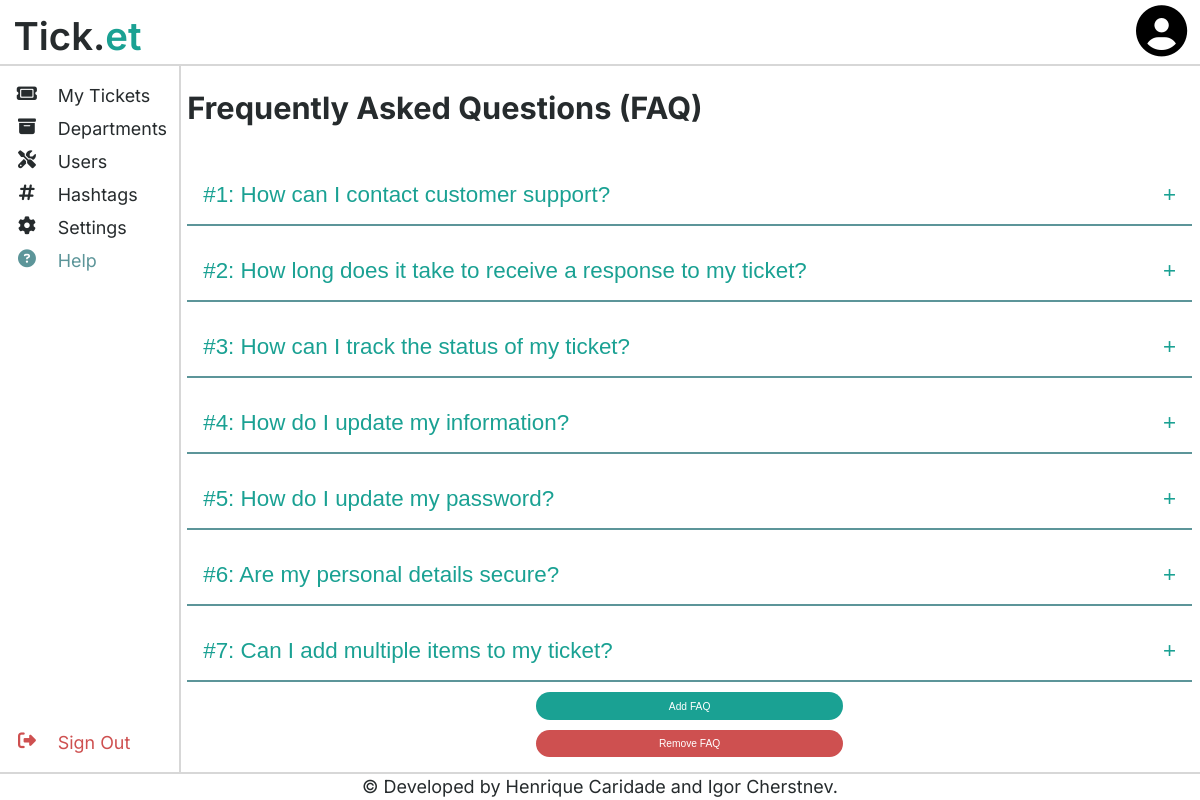
/index.php?page=help (signed in), run on the app's committed database.
### tables this page shows
CREATE TABLE FAQ (
    id INTEGER PRIMARY KEY AUTOINCREMENT NOT NULL,
    question STRING NOT NULL,
    answer STRING NOT NULL
);

### index.php (called while the page is built, shortened)
<?php
    include_once('./classes/session.php');
    $session = Session::getSession();
    if (isset($_GET['page'])) {
        switch ($_GET['page']) {
            case 'help': include_once("./pages/help.php"); break;
        }
    } else {
        if ($session->isLoggedIn()) die(header('Location: ./index.php?page=dashboard'));
        else die(header('Location: ./index.php?page=login'));
    }
    drawPage($_GET);
?>

### classes/faq.php (called while the page is built, shortened)
<?php
    class FAQ {
        private function __construct(int $id, string $question, string $answer) {
            $this->id = $id;
            $this->question = $question;
        }
        private static function fromArray(array $comment) : FAQ {
            return new FAQ((int) $comment['id'], $comment['question'], $comment['answer']);
        }
        public static function getAll(PDO $db) : array {
            $stmt = $db->prepare('SELECT * FROM FAQ');
            $stmt->execute();
            $faqs = $stmt->fetchAll();
            $faqArray = array();
            foreach ($faqs as $faq) {
                $faqArray[] = FAQ::fromArray($faq);
            }
            return $faqArray;
        }
    }
?>

### classes/session.php (called while the page is built, shortened)
<?php
    class Session {
        public function getMyRights(string $rights){
            return Session::getRights($_SESSION[Session::USERTYPE], $rights);
        }
        public static function getRights(string $userType, string $rights) {
            if($rights === User::USERTYPE_AGENT){
                return $userType === User::USERTYPE_AGENT or $userType === User::USERTYPE_ADMIN;
            }
            if($rights === User::USERTYPE_ADMIN){
                return $userType === User::USERTYPE_ADMIN;
            }
        }
    }
?>

### templates/faq.php (the view, shortened to what this page needs)
<?php
    require_once(dirname(__DIR__) . "/classes/faq.php");
    function drawFAQ(FAQ $faq) {
?>
<div id="<?=$faq->id?>" class="faq-item faq-collapsed">
    <button class="faq-question">
        #<?=$faq->id?>:
        <?=htmlentities($faq->question)?>
    </button>
</div>
<?php
    }
    ?>

### pages/help.php (shortened to what this page needs)
<?php
    require_once(dirname(__DIR__) . "/templates/header.php");
    require_once(dirname(__DIR__) . "/templates/footer.php");
    require_once(dirname(__DIR__) . "/templates/sidebar.php");
    require_once(dirname(__DIR__) . "/templates/faq.php");
    require_once(dirname(__DIR__) . "/templates/toast.php");
    require_once(dirname(__DIR__) . "/classes/session.php");
    require_once(dirname(__DIR__) . "/classes/faq.php");
    $session = Session::getSession();
    function drawPage(array $getArray) {
        global $session;
        $db = getDatabaseConnection();
        $faqs = FAQ::getAll($db);
?>
<main class="main-sidebar">
    <div id="faq" class="page center-toast">
        <h1 id="faq-title" class="title">Frequently Asked Questions (FAQ)</h1>
        <?php
            foreach ($faqs as $faq) drawFAQ($faq);
            if ($session->getMyRights(User::USERTYPE_ADMIN)) { ?>
                <div class="big-button"><button id="faq-add-button">Add FAQ</button></div>
                <div class="big-button"><button id="faq-remove-button" class="red">Remove FAQ</button></div>
        <?php }
        ?>
    </div>
</main>
<?php
    }
?>

### css/include.css (style rules this page uses)
:root { --primary-background-color: #ffffffff; --secondary-background-color: #d7d7d7ff; --primary-color: #262b2dff; --secondary-color: #5c9599ff; --accent-color: #1aa193ff; --error-color: #ce5050ff; --warning-color: #ddc54fff; --success-color: #2ab75bff; --unselected-color: #a0a0a0ff; --header-height: 5em; --footer-height: 2em; --sidebar-width: 14em; --sidebar-mobile-width: 3em; --sidebar-padding: 15px; --margin-sides: 10em; }

### css/main.css (style rules this page uses)
body { font-family: 'Inter', sans-serif; background-color: var(--primary-background-color); color: var(--primary-color); }
.page { position: relative; margin: 0 var(--margin-sides); }
main { margin-top: var(--header-height); margin-bottom: var(--footer-height); }
main.main-sidebar { overflow: hidden; margin-left: var(--sidebar-width); }
.title { font-size: 3em; padding-top: 0.8em; padding-bottom: 0.8em; margin-block-start: 0; margin-block-end: 0; }

### css/faq.css (style rules this page uses)
button.faq-question { margin-top: 1rem; padding: 1rem; width: 100%; text-align: left; font-size: 1.4rem; color: var(--accent-color); background-color: transparent; border: none; border-bottom: 2px solid var(--secondary-color); }
.faq-item > .faq-question::after { content: "\2212"; float: right; }
.faq-item.faq-collapsed > .faq-question::after { content: '\002B'; float: right; }
.faq-item > .faq-answer-block, .faq-item > .faq-question { word-break: break-all; }

### css/button.css (style rules this page uses)
button:not(.faq-question):not(.ticket-page-submit):not(.user-page-submit):not(.profile-submit):not(.ticket-submit):not(.other-profile-submit) { padding: 0.8em; color: var(--primary-background-color); border: none; padding: 0.5em; border-radius: 2em; font-size: 1em; }
button:not(.red):not(.faq-question):not(.ticket-page-submit):not(.user-page-submit):not(.profile-submit):not(.ticket-submit):not(.other-profile-submit) { background-color: var(--accent-color); }
button.red { background-color: var(--error-color); }
div.big-button { font-size: 1em; margin-top: 1em; width: 100%; text-align: center; }
button#ticket-open-button, button#department-add-button, button#department-remove-button, button#hashtag-add-button, button#hashtag-remove-button, button#comment-add-button, button#faq-add-button, button#faq-remove-button { width: 30em; min-width: 15em; padding: 0.8em; }

### css/mobile.css (style rules this page uses)
@media only screen and (max-width: 1200px) { .page { position: relative; font-size: 0.8em; margin: 0; } }
@media only screen and (max-width: 1200px) { body { font-size: 0.8rem; } }
@media only screen and (max-width: 1200px) { button { font-size: 1em; } }

### data on the page
faq: id "1", question "How can I contact customer support?"
faq: id "2", question "How long does it take to receive a response to my ticket?"
faq: id "3", question "How can I track the status of my ticket?"
faq: id "4", question "How do I update my information?"
faq: id "5", question "How do I update my password?"
faq: id "6", question "Are my personal details secure?"
faq: id "7", question "Can I add multiple items to my ticket?"
